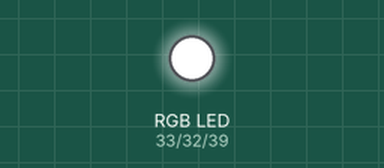
Recording of a sketch running on a simulated ESP32. Parts: an RGB LED mixed from three pins (HIGH = lit).

Above: at 0.1 s.
At 5.53 s:
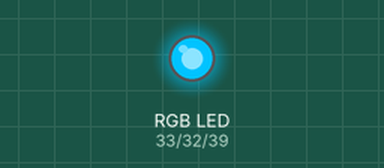
At 8.53 s:
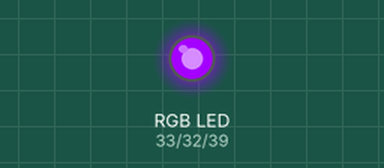
At 17.09 s:
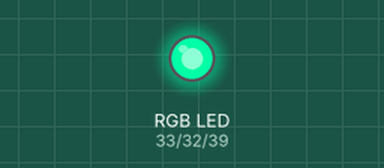
At 25.84 s:
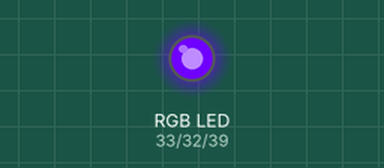
At 35.29 s:
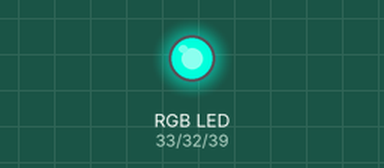
Timing chart, 0 to 37.0 s (numbered marks = the images above):
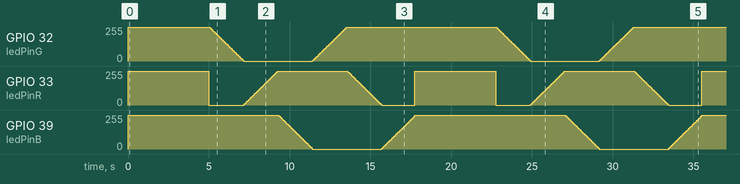

The sketch:

ESP32-RGB-LEDC.ino
```cpp
/*
 * Demoes the use of ledc in place of analogWrite to control an RGB LED on the ESP32.
 * https://github.com/espressif/arduino-esp32/tree/master/libraries/ESP32/examples/AnalogOut/ledcWrite_RGB
 *
 * This code is in the public domain. Modified by Jenny Filipetti, CU Denver Inworks (2018).
 * Note: this code is used for LED control specifically. For the general PWM case, see the SigmaDelta demo code.
 */

#define ledPinR 33      // Enter the RGB red pin here
#define ledPinG 32      // Enter the RGB green pin here
#define ledPinB 39      // Enter the RGB blue pin here

// The following define the channels we will use to actually control our pins.
// Channels can be numbered between 0 and 15.
#define ledR 0
#define ledG 1
#define ledB 2

#define freq 12000      // In Hz; depends on resolution
#define resolution 8    // 1 - 16 bits

// The following variables are used in the hueToRGB() function:
const boolean invert = true;  // set true if common anode, false if common cathode
uint8_t color = 0;            // a value from 0 to 255 representing the hue
uint32_t R, G, B;             // Will be used to control the colour
uint8_t brightness = 255;    // Brightness from 0 (off) to 255 (maximum)

void setup(){
  Serial.begin(115200);
  delay(10);

  // assign RGB led pins to channels
  ledcAttachPin(ledPinR, ledR);
  ledcAttachPin(ledPinG, ledG);
  ledcAttachPin(ledPinB, ledB);

  // Initialize channels
  ledcSetup(ledR, freq, resolution);
  ledcSetup(ledG, freq, resolution);
  ledcSetup(ledB, freq, resolution);
}

void loop() {

  ledcWrite(ledR, 255);
  ledcWrite(ledG, 255);
  ledcWrite(ledB, 255);
  delay(5000);

  for (color = 0; color < 255; color++) { // Slew through the color spectrum
    hueToRGB(color, brightness);  // call function to convert hue to RGB

    // write the RGB values to the pins
    ledcWrite(ledR, R);
    ledcWrite(ledG, G);
    ledcWrite(ledB, B);
    delay(50);
 }

}


void turnLEDOff(){
  ledcWrite(ledR, 0);
  ledcWrite(ledG, 0);
  ledcWrite(ledB, 0);
}

// Courtesy http://www.instructables.com/id/How-to-Use-an-RGB-LED/?ALLSTEPS
// function to convert a color to its Red, Green, and Blue components.
void hueToRGB(uint8_t hue, uint8_t brightness)
{
    uint16_t scaledHue = (hue * 6);
    uint8_t segment = scaledHue / 256;                       // segment 0 to 5 around the color wheel
    uint16_t segmentOffset = scaledHue - (segment * 256);   // position within the segment

    uint8_t complement = 0;
    uint16_t prev = (brightness * ( 255 -  segmentOffset)) / 256;
    uint16_t next = (brightness *  segmentOffset) / 256;

    if(invert)
    {
      brightness = 255 - brightness;
      complement = 255;
      prev = 255 - prev;
      next = 255 - next;
    }

    switch(segment ) {
    case 0:      // red
        R = brightness;
        G = next;
        B = complement;
    break;
    case 1:     // yellow
        R = prev;
        G = brightness;
        B = complement;
    break;
    case 2:     // green
        R = complement;
        G = brightness;
        B = next;
    break;
    case 3:    // cyan
        R = complement;
        G = prev;
        B = brightness;
    break;
    case 4:    // blue
        R = next;
        G = complement;
        B = brightness;
    break;
   case 5:      // magenta
    default:
        R = brightness;
        G = complement;
        B = prev;
    break;
    }
}
```
